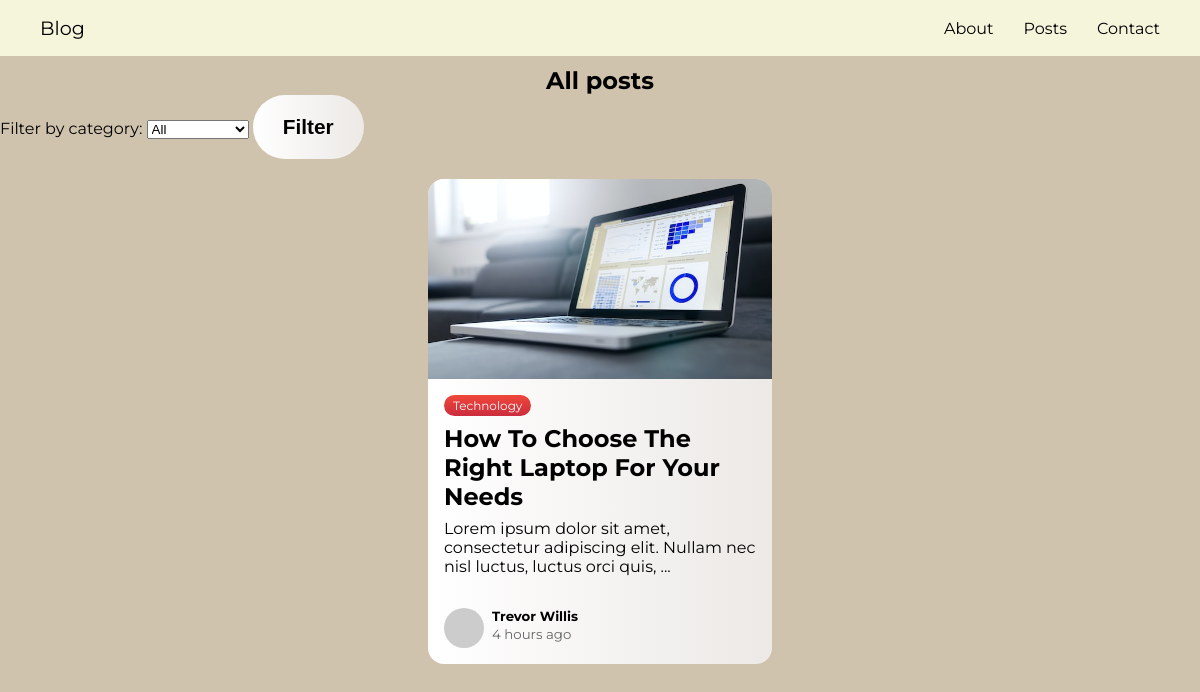
Page /posts.php?category=Technology on the committed database.
### tables this page shows
CREATE TABLE posts (
  id INTEGER PRIMARY KEY,
  title TEXT,
  content TEXT,
  photo TEXT,
  category TEXT DEFAULT 'uncategorized',
  author_photo TEXT DEFAULT 'default_author_photo.jpg',
  author_name TEXT DEFAULT 'Anonymous',
  created_at TIMESTAMP DEFAULT CURRENT_TIMESTAMP
);

### funcs.php (called while the page is built, shortened)
<?php
function human_time_diff($start_date, $end_date = null)
{
    $diff = abs($end_date - $start_date);
    $intervals = array(
        31556926 => array('year', 31556926),
        2629744 => array('month', 2629744),
        604800 => array('week', 604800),
        86400 => array('day', 86400),
        3600 => array('hour', 3600),
        60 => array('minute', 60),
        1 => array('second', 1)
    );
    $result = '';
    foreach ($intervals as $seconds => $data) {
        if ($diff >= $seconds) {
            $count = floor($diff / $seconds);
            $result = $count . ' ' . $data[0] . ($count > 1 ? 's' : '') . ' ago';
            break;
        }
    }
    return $result;
}
?>

### posts.php (the view, shortened to what this page needs)
<!DOCTYPE html>
<html lang="en">
<head>
    <link rel="stylesheet" href="static/css/styles.css">
    <link rel="stylesheet" href="static/css/index.css">
</head>
<body>
    <!DOCTYPE html>
    <html>
    <head>
    </head>
    <body>
        <nav>
            <div class="logo"><a href="/blog">Blog</a></div>
            <ul>
                <li><a href="#">About</a></li>
                <li><a href="posts.php">Posts</a></li>
                <li><a href="#">Contact</a></li>
            </ul>
        </nav>
        <h2 style="text-align:center; padding-top: 10px;">All posts</h2>
        <div>
            <label for="category">Filter by category:</label>
            <select id="category" name="category">
                <option value="">All</option>
                <?php
                $db = new PDO("sqlite:blog.db");
                $stmt = $db->prepare('SELECT DISTINCT category FROM posts');
                $stmt->execute();
                ?>
            </select>
            <a id="categoryAnchor" href="posts.php?category="><button type="submit">Filter</button></a>
        </div>
        <div class="container">
            <?php
            include 'funcs.php';
            $db = new PDO("sqlite:blog.db");
            $category = isset($_GET['category']) ? $_GET['category'] . "%" : '';
            if (!empty($category)) {
                $stmt = $db->prepare('SELECT * FROM posts WHERE category LIKE :category');
                $stmt->bindParam(':category', $category);
            } else {
                $stmt = $db->prepare('SELECT * FROM posts');
            }
            $stmt->execute();
            $rows = $stmt->fetchAll(PDO::FETCH_ASSOC);
            foreach ($rows as $row) {
                echo '<a href="/blog/post.php?id=' . $row['id'] . '" class="card-link">';
                echo '<div class="card">';
                echo '<div class="card__header">';
                echo '<img src="' . $row['photo'] . '" alt="card__image" class="card__image" width="600">';
                echo '</div>';
                echo '<div class="card__body">';
                echo '<span class="tag tag-red">' . $row['category'] . '</span>';
                echo '<h4>' . $row['title'] . '</h4>';
                $content = $row['content'];
                if (strlen($content) > 40) {
                    $content = substr($content, 0, 99) . '...';
                }
                echo '<p>' . $content . '</p>';
                echo '</div>';
                echo '<div class="card__footer">';
                echo '<div class="user">';
                echo '<img src="' . $row['author_photo'] . '" alt="user__image" class="user__image">';
                echo '<div class="user__info">';
                echo '<h5>' . $row['author_name'] . '</h5>';
                echo "<small>" . human_time_diff(strtotime($row['created_at']), time()) . "</small>";
                echo '</div>';
                echo '</div>';
                echo '</div>';
                echo '</div>';
                echo '</a>';
            }
            ?>
        </div>
    </body>
    </html>
</body>
</html>

### static/css/styles.css (style rules this page uses)
*, *::after, *::before { padding: 0; margin: 0; box-sizing: border-box; }
body { -ms-overflow-style: none; scrollbar-width: none; background-color: #d0c3ae; }
button { cursor: pointer; border: none; padding: 20px 30px; border-radius: 40px; font-size: 1.3em; font-weight: bold; width: max-content; background: linear-gradient(to right, #FFFFFF, #ECE9E6); }
.container { display: flex; flex-wrap: wrap; justify-content: center; max-width: 1200px; margin-block: 2rem; gap: 2rem; margin: 0 auto; padding: 20px 0; }
.container a { text-decoration: none; color: black; }
img { max-width: 100%; display: block; object-fit: cover; }
.card__header img { height: 200px; background-color: #ccc; }
.card { display: flex; flex-direction: column; width: clamp(20rem, calc(20rem + 2vw), 22rem); overflow: hidden; border-radius: 1em; background: linear-gradient(to right, #FFFFFF, #ECE9E6); height: 100%; }
.card__body { padding: 1rem; display: flex; flex-direction: column; gap: .5rem; }
.tag { align-self: flex-start; padding: .25em .75em; border-radius: 1em; font-size: .75rem; }
.tag-red { background: #cb2d3e; background: linear-gradient(to bottom, #ef473a, #cb2d3e); color: #fafafa; }
.card__body h4 { font-size: 1.5rem; text-transform: capitalize; }
.card__footer { display: flex; padding: 1rem; margin-top: auto; }
.user { display: flex; gap: .5rem; }
.user__image { border-radius: 50%; }
.user__info>small { color: #666; }
body { font-family: Montserrat; }
nav { background-color: beige; display: flex; height: 7vh; max-height: 70px; align-items: center; padding-left: 40px; }
.logo a { font-size: 1.2em; text-decoration: none; color: black; }
nav ul { padding-right: 40px; width: 100%; justify-content: flex-end; gap: 30px; display: flex; list-style-type: none; margin: 0 auto; }
a { text-decoration: none; color: black; }

### rows in the picture
posts: photo (picture), category "Technology", title "How To Choose The Right Laptop For Your Needs", content "Lorem ipsum dolor sit amet, consectetur adipiscing elit. Nullam nec nisl luctus, luctus orci quis, ...", author_name "Trevor Willis"
